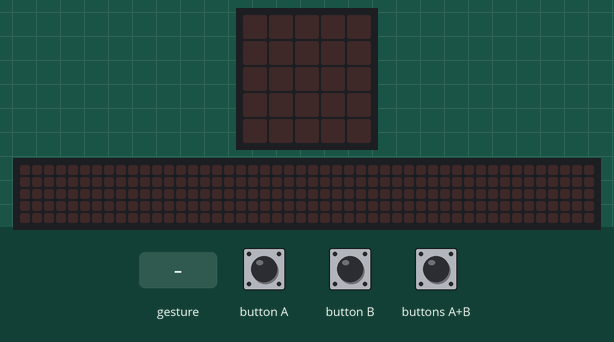
A program run on a simulated BBC micro:bit (MakeCode). On the bench: the board's 5×5 LED display, a strip that is not on the board, showing the scrolling text unrolled. The inputs (shaded band) are chosen by the test bench. A tilt is held for 1.5 s and a shake lasts 1 s, then the board lies face up again; the 48×5 strip is a reading aid, not a part: it shows the text the display is scrolling, unrolled, one strip-width of it at a time.

Above: at 1.2 s.
1.3 s: button A pressed for 0.15 s
At 2.4 s:
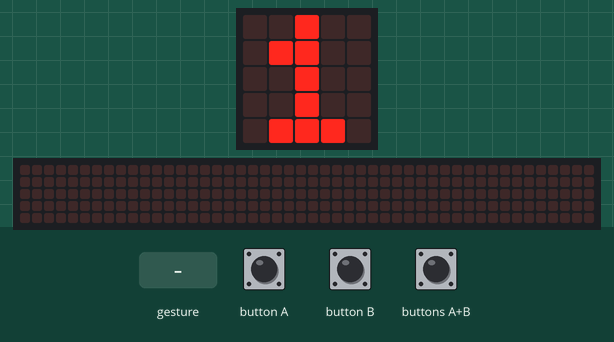
2.9 s: buttons A+B pressed for 0.15 s
At 3.7 s:
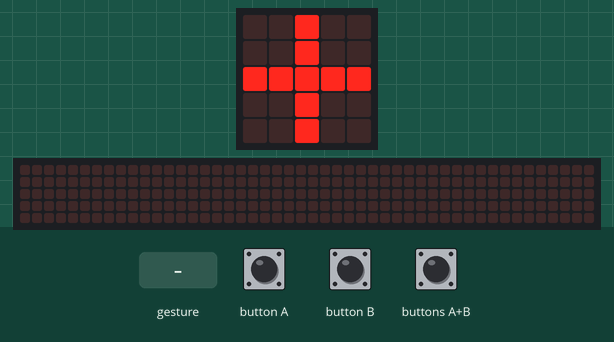
4.5 s: buttons A+B pressed for 1 s
At 6.1 s:
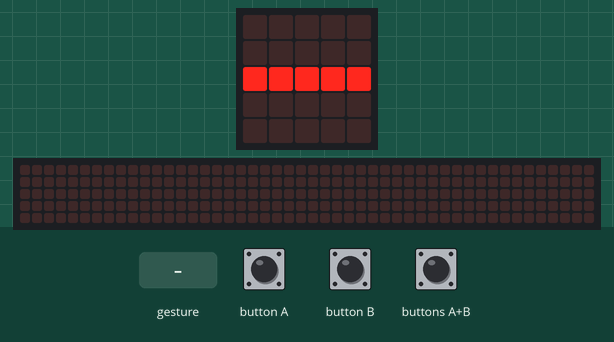
7.0 s: buttons A+B pressed for 0.15 s
At 8.0 s:
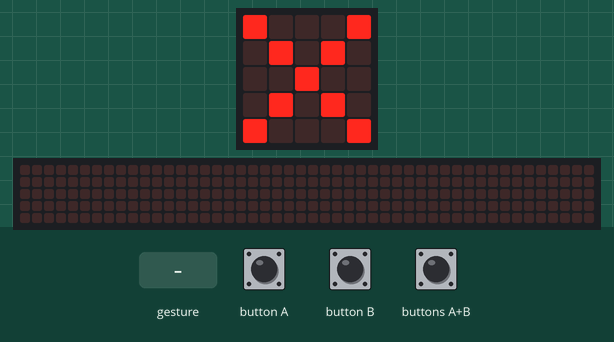
8.6 s: buttons A+B pressed for 0.15 s
At 9.2 s:
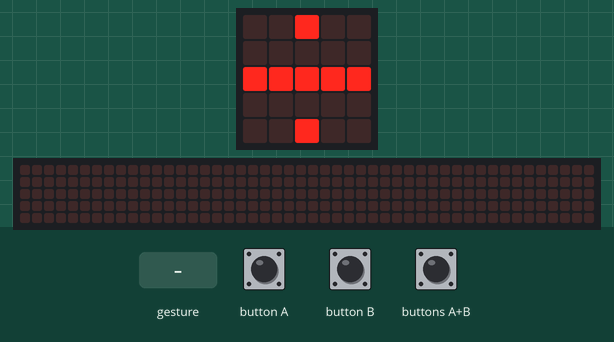
10.2 s: gesture 'shake'
At 10.47 s:
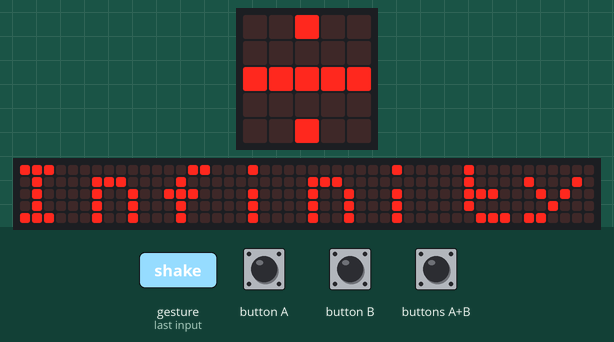
Timing chart, 0 to 13.2 s (numbered marks = the images above; inputs shaded):
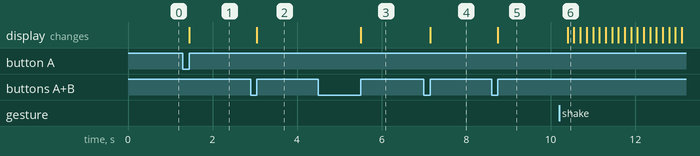

The program:

main.ts
```typescript
input.onButtonPressed(Button.A, function () {
    A += 1
    basic.showNumber(A)
})
input.onGesture(Gesture.Shake, function () {
    if (Operator == 1) {
        Ergebnis = A + B
    } else if (Operator == 2) {
        Ergebnis = A - B
    } else if (Operator == 3) {
        Ergebnis = A * B
    } else if (Operator == 0) {
        Ergebnis = 0
    } else {
        Ergebnis = A / B
    }
    basic.showNumber(Ergebnis)
})
input.onButtonPressed(Button.AB, function () {
    if (Operator == 4) {
        Operator = 0
    }
    Operator += 1
    if (Operator == 1) {
        basic.showLeds(`
            . . # . .
            . . # . .
            # # # # #
            . . # . .
            . . # . .
            `)
    } else if (Operator == 2) {
        basic.showLeds(`
            . . . . .
            . . . . .
            # # # # #
            . . . . .
            . . . . .
            `)
    } else if (Operator == 3) {
        basic.showLeds(`
            # . . . #
            . # . # .
            . . # . .
            . # . # .
            # . . . #
            `)
    } else {
        basic.showLeds(`
            . . # . .
            . . . . .
            # # # # #
            . . . . .
            . . # . .
            `)
    }
})
input.onButtonPressed(Button.B, function () {
    B += 1
    basic.showNumber(B)
})
let Ergebnis = 0
let Operator = 0
let B = 0
let A = 0
A = 0
B = 0
Operator = 0
```

test.ts
```typescript
// Hier kann man Tests durchführen; diese Datei wird nicht kompiliert, wenn dieses Paket als Erweiterung verwendet wird.
```

Measured:
- after the input at 1.3 s, the display: changes after 0.15 s (image 1)
- after the input at 2.9 s, the display: changes after 0.15 s (image 2)
- after the input at 4.5 s, the display: changes after 1.0 s (image 3)
- after the input at 7.0 s, the display: changes after 0.15 s (image 4)
- after the input at 8.6 s, the display: changes after 0.15 s (image 5)
- after the input at 10.2 s, the display: changes after 0.20 s (image 6)
